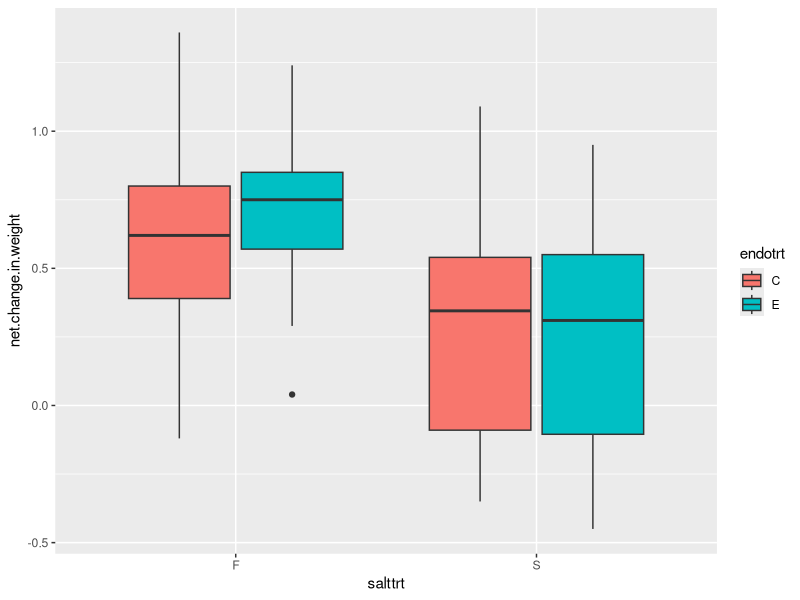
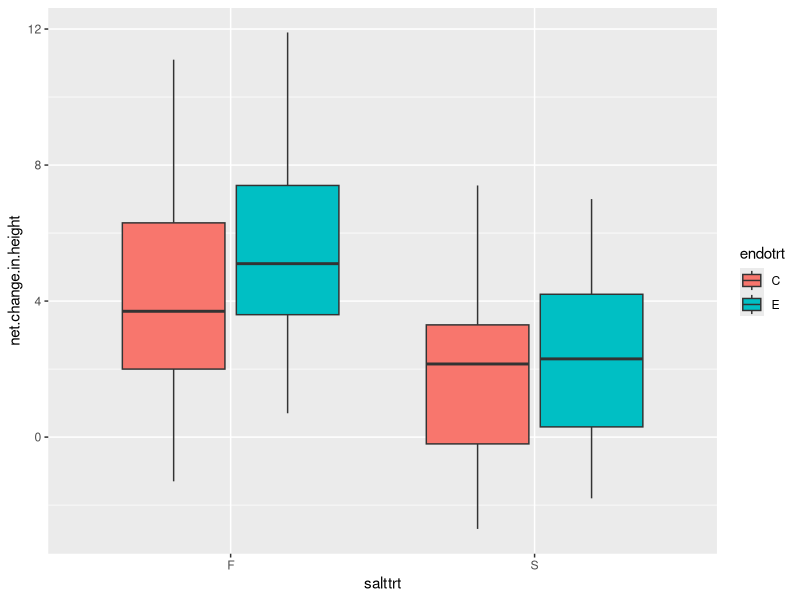
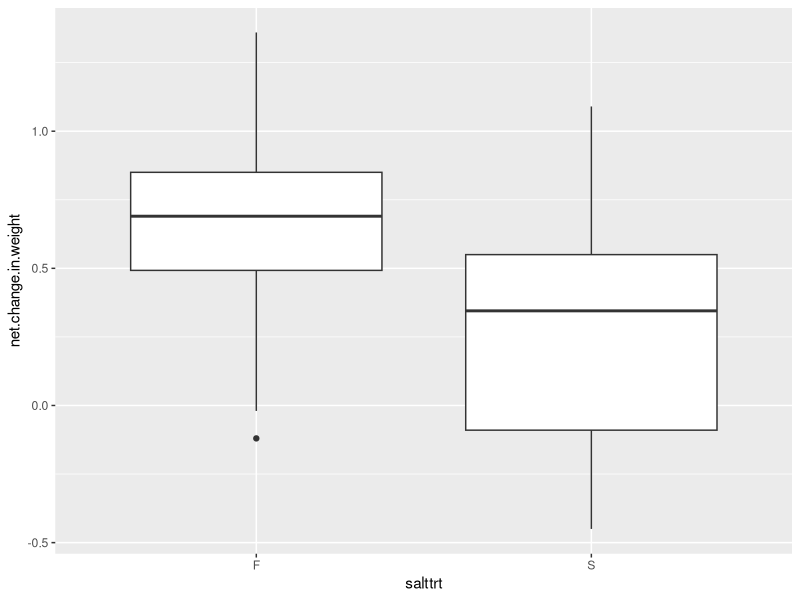
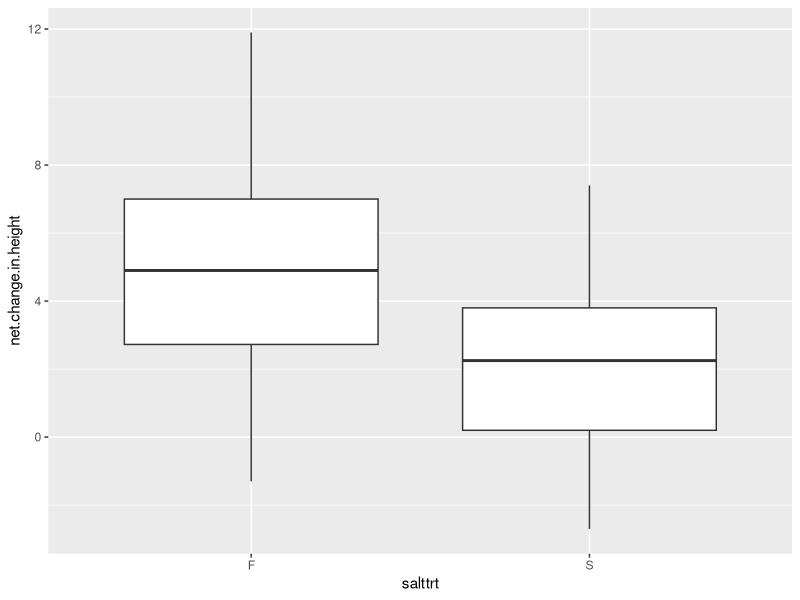
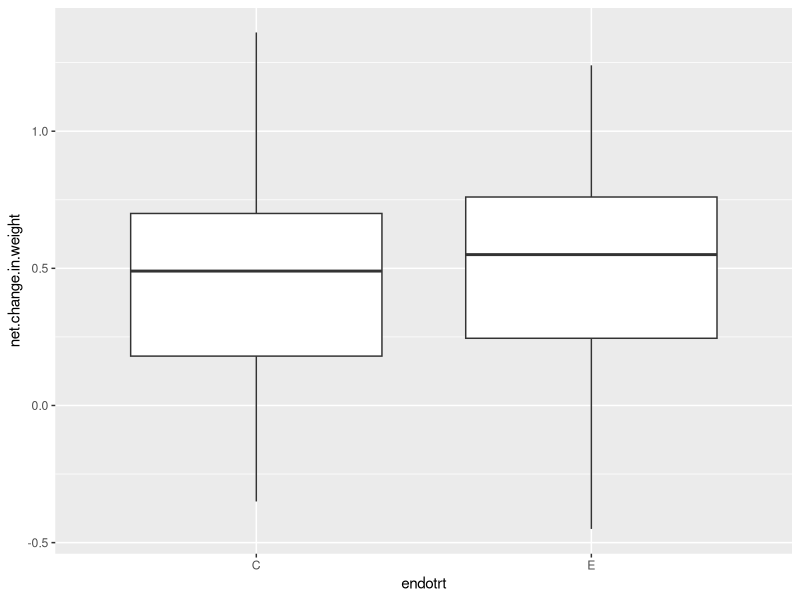
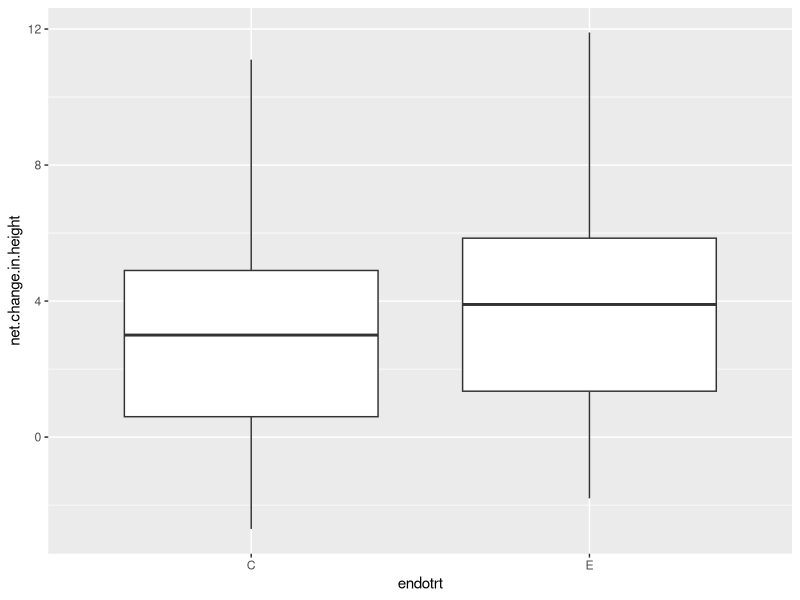

R code for these plots, in order:
## ---- chunk 1
rm(list = ls())
knitr::opts_chunk$set(echo = TRUE)
library(tidyverse)
## ---- chunk 2
bcgrowth<-read.csv("./bcsaltgrowthdata29Jan21.xlsx.csv")
mass_trt<-bcgrowth %>% select(salttrt,endotrt,net.change.in.weight) 
height_trt<-bcgrowth %>% select(salttrt,endotrt,net.change.in.height)
salt_mass<-bcgrowth %>% select(salttrt,net.change.in.weight)
salt_height<-bcgrowth %>% select(salttrt,net.change.in.height)
trt_mass<-bcgrowth %>% select(endotrt,net.change.in.weight) 
trt_height<-bcgrowth %>% select(endotrt,net.change.in.height)
## ---- chunk 3
print(bcgrowth)
endotrt=bcgrowth$endotrt
salttrt=bcgrowth$salttrt
net.change.in.weight=bcgrowth$net.change.in.weight
net.change.in.height=bcgrowth$net.change.in.height
grp_control<-subset(bcgrowth,endotrt=="C")
grp_endo<-subset(bcgrowth,endotrt=="E")
print(grp_endo)

FCmass<-mean(grp_control$net.change.in.weight[salttrt=="F"],na.rm=T)
print(FCmass)
SCmass<-mean(grp_control$net.change.in.weight[salttrt=="S"],na.rm=T)
print(SCmass)
FCheight<-mean(grp_control$net.change.in.height[salttrt=="F"],na.rm=T)
print(FCheight)
SCheight<-mean(grp_control$net.change.in.height[salttrt=="S"],na.rm=T)
print(SCheight)

FEmass<-mean(grp_endo$net.change.in.weight[salttrt=="F"],na.rm=T)
print(FEmass)
SEmass<-mean(grp_endo$net.change.in.weight[salttrt=="S"],na.rm=T)
print(SEmass)
FEheight<-mean(grp_endo$net.change.in.height[salttrt=="F"],na.rm=T)
print(FEheight)
SEheight<-mean(grp_endo$net.change.in.height[salttrt=="S"],na.rm=T)
print(SEheight)

changemass<-data.frame(FreshControl=FCmass, SaltControl=SCmass, FreshEndo=FEmass, SaltEndo=SEmass)
print(changemass)

changeheight<-data.frame(FreshControl=FCheight, SaltControl=SCheight, FreshEndo=FEheight, SaltEndo=SEheight)
print(changeheight)
## ---- chunk 4
ggplot(data=mass_trt)+
 aes(x=salttrt, y=net.change.in.weight, fill=endotrt)+
 geom_boxplot()
## ---- chunk 5
ggplot(data=height_trt)+
 aes(x=salttrt, y=net.change.in.height, fill=endotrt)+
 geom_boxplot()
## ---- chunk 6
ggplot(data=salt_mass)+
 aes(x=salttrt, y=net.change.in.weight)+
 geom_boxplot()
## ---- chunk 7
ggplot(data=salt_height)+
 aes(x=salttrt, y=net.change.in.height)+
 geom_boxplot()
## ---- chunk 8
ggplot(data=trt_mass)+
 aes(x=endotrt, y=net.change.in.weight)+
 geom_boxplot()
## ---- chunk 9
ggplot(data=trt_height)+
 aes(x=endotrt, y=net.change.in.height)+
 geom_boxplot()
